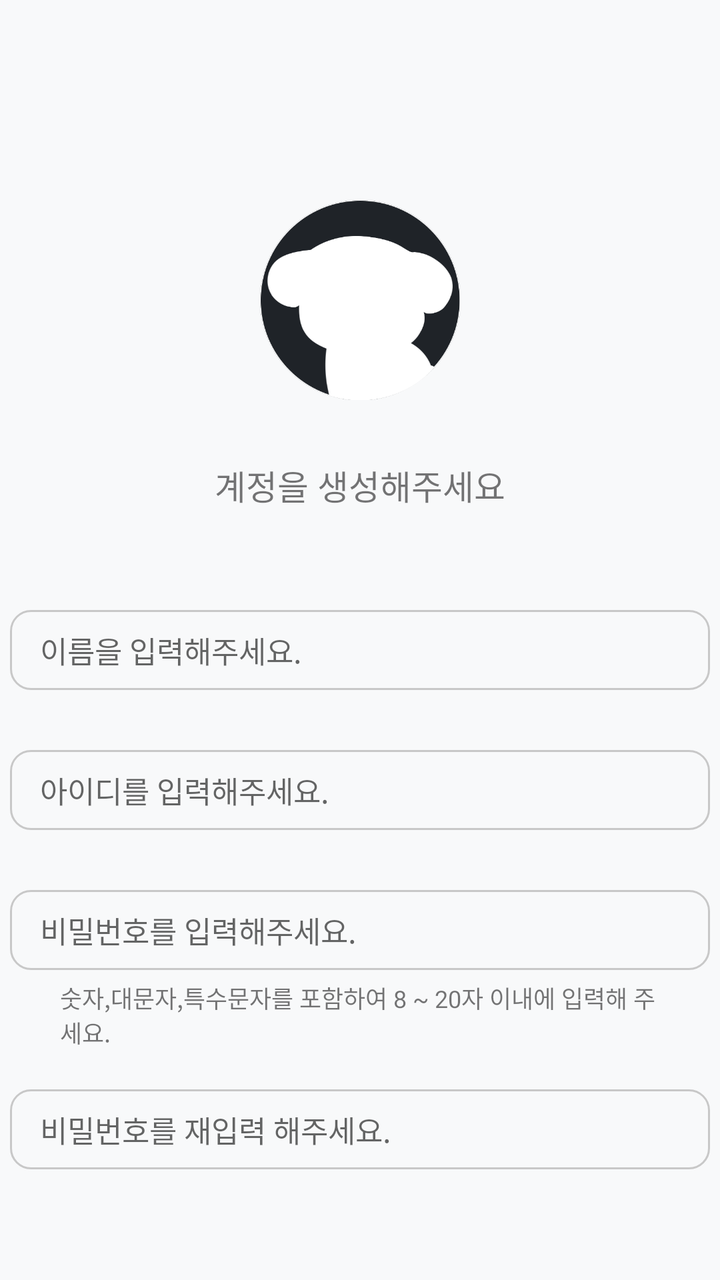
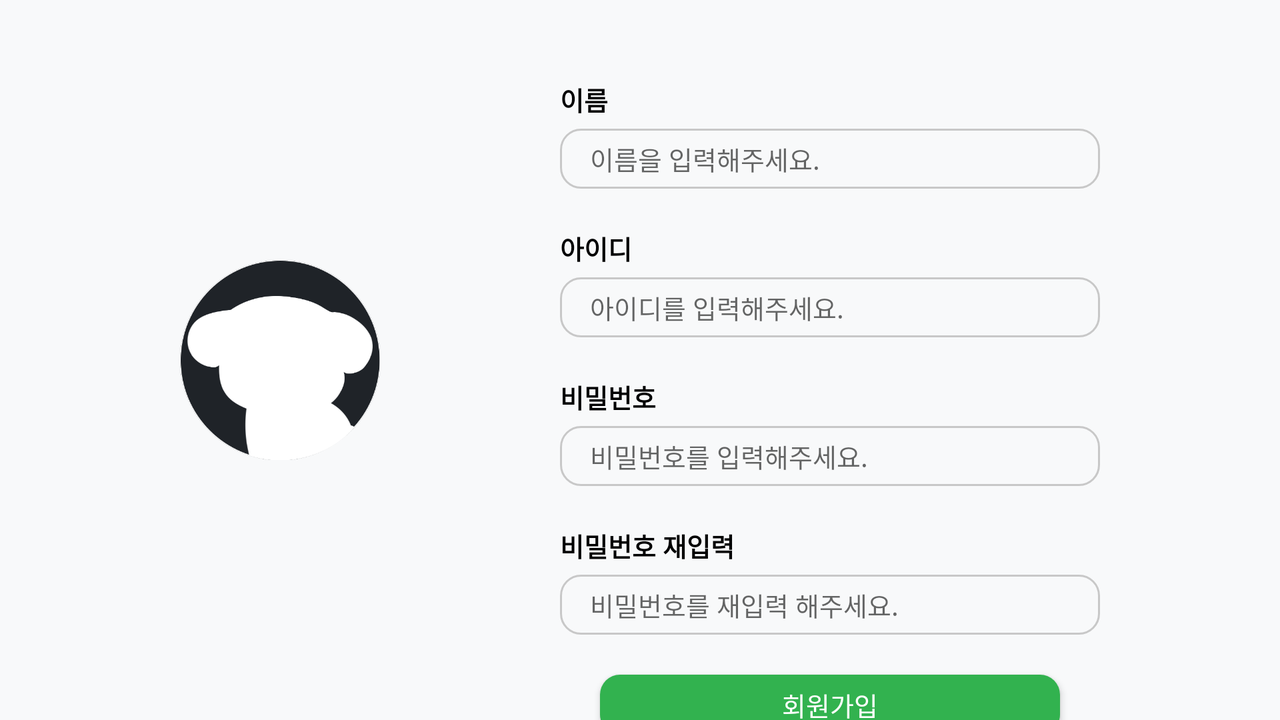

First picture: res/layout/ on a phone held upright. Second picture: the repository's own variant of that layout, on a device whose configuration matches the variant's folder. Source for both follows.
<!-- AndroidManifest.xml: application theme Theme.NBC_Givehub -->
<!-- res/layout/activity_signup.xml -->
<?xml version="1.0" encoding="utf-8"?>
<androidx.constraintlayout.widget.ConstraintLayout xmlns:android="http://schemas.android.com/apk/res/android"
    xmlns:app="http://schemas.android.com/apk/res-auto"
    xmlns:tools="http://schemas.android.com/tools"
    android:layout_width="match_parent"
    android:layout_height="match_parent"
    android:background="#F8F9FA">

    <ImageView
        android:id="@+id/imageView"
        android:layout_width="100dp"
        android:layout_height="100dp"
        android:layout_marginTop="100dp"
        app:layout_constraintEnd_toEndOf="parent"
        app:layout_constraintStart_toStartOf="parent"
        app:layout_constraintTop_toTopOf="parent"
        app:srcCompat="@drawable/give_hub" />

    <TextView
        android:id="@+id/tv_welcome"
        android:layout_width="wrap_content"
        android:layout_height="wrap_content"
        android:text="@string/signUpTitle"
        android:layout_marginTop="30sp"
        android:fontFamily="@font/nanumsquareb"
        android:textSize="17sp"
        app:layout_constraintEnd_toEndOf="@+id/imageView"
        app:layout_constraintStart_toStartOf="@+id/imageView"
        app:layout_constraintTop_toBottomOf="@+id/imageView" />

    <EditText
        android:id="@+id/singUpName"
        android:layout_width="350dp"
        android:layout_height="40dp"
        android:layout_marginStart="30dp"
        android:layout_marginTop="50dp"
        android:layout_marginEnd="30dp"
        android:background="@drawable/text_edit"
        android:ems="10"
        android:hint="@string/nameHint"
        android:inputType="text"
        android:paddingHorizontal="15dp"
        android:textColor="@color/black"
        android:textSize="15sp"
        app:layout_constraintEnd_toEndOf="parent"
        app:layout_constraintStart_toStartOf="parent"
        app:layout_constraintTop_toBottomOf="@+id/tv_welcome"
        tools:ignore="TextSizeCheck" />

    <EditText
        android:id="@+id/singUpId"
        android:layout_width="350dp"
        android:layout_height="40dp"
        android:layout_marginStart="30dp"
        android:layout_marginTop="30dp"
        android:layout_marginEnd="30dp"
        android:background="@drawable/text_edit"
        android:ems="10"
        android:hint="@string/idHint"
        android:inputType="textEmailAddress"
        android:paddingHorizontal="15dp"
        android:textColor="@color/black"
        android:textSize="15sp"
        app:layout_constraintEnd_toEndOf="parent"
        app:layout_constraintStart_toStartOf="parent"
        app:layout_constraintTop_toBottomOf="@+id/singUpName" />

    <EditText
        android:id="@+id/singUpPw"
        android:layout_width="350dp"
        android:layout_height="40dp"
        android:layout_marginStart="30dp"
        android:layout_marginTop="30dp"
        android:layout_marginEnd="30dp"
        android:background="@drawable/text_edit"
        android:ems="10"
        android:hint="@string/pwHint"
        android:inputType="textPassword"
        android:paddingHorizontal="15dp"
        android:textColor="@color/black"
        android:textSize="15dp"
        app:layout_constraintEnd_toEndOf="parent"
        app:layout_constraintStart_toStartOf="parent"
        app:layout_constraintTop_toBottomOf="@+id/singUpId" />

    <android.widget.Button
        android:id="@+id/signUpBt"
        android:layout_width="300dp"
        android:layout_height="40dp"
        android:layout_marginTop="70dp"
        android:background="@drawable/buttoncustom2"
        android:fontFamily="@font/nanumsquareb"
        android:text="@string/signUpBt"
        android:textColor="@color/white"
        android:textSize="15sp"
        app:layout_constraintEnd_toEndOf="parent"
        app:layout_constraintHorizontal_bias="0.5"
        app:layout_constraintStart_toStartOf="parent"
        app:layout_constraintTop_toBottomOf="@+id/singUpPwDobleCheck" />

    <TextView
        android:id="@+id/singUpBack"
        android:layout_width="wrap_content"
        android:layout_height="wrap_content"
        android:backgroundTint="#F8F9FA"
        android:text="@string/singUpBack"
        android:textColor="@color/text_button"
        android:layout_marginLeft="5dp"
        android:textSize="11sp"
        app:layout_constraintStart_toEndOf="@+id/tv_already"
        app:layout_constraintTop_toTopOf="@+id/tv_already"
        />

    <ImageView
        android:id="@+id/singUpNameCheck"
        android:layout_width="15dp"
        android:layout_height="15dp"
        android:layout_marginEnd="10dp"
        android:background="@color/main_background"
        app:layout_constraintBottom_toBottomOf="@+id/singUpName"
        app:layout_constraintEnd_toEndOf="@+id/singUpName"
        app:layout_constraintTop_toTopOf="@+id/singUpName" />

    <TextView
        android:id="@+id/textView8"
        android:layout_width="wrap_content"
        android:layout_height="wrap_content"
        android:layout_marginTop="5dp"
        android:fontFamily="@font/nanumsquareb"
        android:paddingLeft="30sp"
        android:paddingRight="30sp"
        android:text="@string/pwPattern"
        android:textSize="12sp"
        app:layout_constraintEnd_toEndOf="parent"
        app:layout_constraintStart_toStartOf="parent"
        app:layout_constraintTop_toBottomOf="@+id/singUpPw" />

    <ImageView
        android:id="@+id/singUpIdCheck"
        android:layout_width="15dp"
        android:layout_height="15dp"
        android:layout_marginEnd="10dp"
        android:background="@color/main_background"
        app:layout_constraintBottom_toBottomOf="@+id/singUpId"
        app:layout_constraintEnd_toEndOf="@+id/singUpId"
        app:layout_constraintTop_toTopOf="@+id/singUpId" />

    <ImageView
        android:id="@+id/singUpPwCheck"
        android:layout_width="15dp"
        android:layout_height="15dp"
        android:layout_marginEnd="10dp"
        android:background="@color/main_background"
        app:layout_constraintBottom_toBottomOf="@+id/singUpPw"
        app:layout_constraintEnd_toEndOf="@+id/singUpPw"
        app:layout_constraintTop_toTopOf="@+id/singUpPw" />

    
    
    
    
    
    
    
    
    

    <TextView
        android:id="@+id/tv_already"
        android:layout_width="wrap_content"
        android:layout_height="wrap_content"
        android:text="@string/already"
        android:textSize="11sp"
        android:layout_marginRight="15dp"
        app:layout_constraintBottom_toBottomOf="@+id/singUpBack"
        app:layout_constraintStart_toStartOf="parent"
        app:layout_constraintEnd_toEndOf="parent"
        app:layout_constraintTop_toBottomOf="@+id/signUpBt"
        android:layout_marginTop="10dp"
        />

    <EditText
        android:id="@+id/singUpPwDobleCheck"
        android:layout_width="350dp"
        android:layout_height="40dp"
        android:layout_marginStart="30dp"
        android:layout_marginTop="20dp"
        android:layout_marginEnd="30dp"
        android:ems="10"
        android:hint="@string/signUpPwCheck"
        android:background="@drawable/text_edit"
        android:inputType="textPassword"
        android:paddingHorizontal="15dp"
        android:textColor="@color/black"
        android:textSize="15dp"
        app:layout_constraintEnd_toEndOf="parent"
        app:layout_constraintStart_toStartOf="parent"
        app:layout_constraintTop_toBottomOf="@+id/textView8" />

    <ImageView
        android:id="@+id/singUpPwDobleCheck2"
        android:layout_width="15dp"
        android:layout_height="15dp"
        android:layout_marginEnd="10dp"
        app:layout_constraintBottom_toBottomOf="@+id/singUpPwDobleCheck"
        app:layout_constraintEnd_toEndOf="@+id/singUpPwDobleCheck"
        app:layout_constraintTop_toTopOf="@+id/singUpPwDobleCheck" />


</androidx.constraintlayout.widget.ConstraintLayout>
<!-- resources referenced by this layout -->
<resources>
  <color name="black">#FF000000</color>
  <color name="main_background">#F8F9Fa</color>
  <color name="text_button">#2196F3</color>
  <color name="white">#FFFFFFFF</color>
  <!-- drawable buttoncustom2 (drawable) -->
  <?xml version="1.0" encoding="utf-8"?>
  <shape xmlns:android="http://schemas.android.com/apk/res/android"
      android:shape="rectangle">
  
      <corners android:radius="10dp"/>
      <solid android:color="@color/main_gray"/>
  
  </shape>
  <!-- drawable give_hub: png bitmap (drawable, 25341 bytes) -->
  <!-- drawable text_edit (drawable) -->
  <?xml version="1.0" encoding="utf-8"?>
  <shape xmlns:android="http://schemas.android.com/apk/res/android" android:shape="rectangle">
      <corners android:radius="10dp"/>
      <solid android:color="@color/main_background"/>
      <stroke
          android:width="1dp"
          android:color="@color/main_stroke"/>
  </shape>
  <string name="already">이미 계정이 있으시다면</string>
  <string name="idHint">아이디를 입력해주세요.</string>
  <string name="nameHint">이름을 입력해주세요.</string>
  <string name="pwHint">비밀번호를 입력해주세요.</string>
  <string name="pwPattern">숫자,대문자,특수문자를 포함하여 8 ~ 20자 이내에 입력해 주세요.</string>
  <string name="signUpBt">회원가입</string>
  <string name="signUpPwCheck">비밀번호를 재입력 해주세요.</string>
  <string name="signUpTitle">계정을 생성해주세요</string>
  <string name="singUpBack">로그인</string>
      &gt;&gt;&gt;&gt;&gt;&gt;&gt; 43961b6e4829869cb6feae86e4f99d949a4e91ce
  <style name="Theme.NBC_Givehub" parent="Base.Theme.NBC_Givehub" />
  <color name="main_gray">#C1CBC5</color>
  <color name="main_stroke">#C8C8C8</color>
  <style name="Base.Theme.NBC_Givehub" parent="Theme.AppCompat.DayNight.NoActionBar">
          
          
          <item name="android:windowDisablePreview">true</item>
          <item name="android:windowIsTranslucent">true</item>
      </style>
</resources>
<!-- res/layout-land/activity_signup.xml (the repository's variant of the layout above) -->
<!-- drawn on the phone turned sideways -->
<?xml version="1.0" encoding="utf-8"?>
<androidx.constraintlayout.widget.ConstraintLayout xmlns:android="http://schemas.android.com/apk/res/android"
    android:layout_width="match_parent"
    android:layout_height="match_parent"
    xmlns:tools="http://schemas.android.com/tools"
    xmlns:app="http://schemas.android.com/apk/res-auto"
    android:background="@color/main_background">
    <ImageView
        android:id="@+id/imageView"
        android:layout_width="100dp"
        android:layout_height="100dp"
        app:layout_constraintLeft_toLeftOf="parent"
        app:layout_constraintRight_toLeftOf="@+id/singUpName"
        app:layout_constraintTop_toTopOf="parent"
        app:layout_constraintBottom_toBottomOf="parent"
        app:srcCompat="@drawable/give_hub" />

    <TextView
        android:id="@+id/textView"
        android:layout_width="wrap_content"
        android:layout_height="wrap_content"
        android:text="@string/name"
        android:textColor="@color/black"
        android:textSize="13sp"
        android:textStyle="bold"
        android:layout_marginTop="40dp"
        app:layout_constraintLeft_toRightOf="@+id/imageView"
        app:layout_constraintStart_toStartOf="@+id/singUpName"
        app:layout_constraintTop_toTopOf="parent"
        app:layout_constraintBottom_toTopOf="@+id/singUpName"/>
    <EditText
        android:id="@+id/singUpName"
        android:layout_width="270dp"
        android:layout_height="30dp"
        android:background="@drawable/text_edit"
        android:ems="10"
        android:hint="@string/nameHint"
        android:inputType="text"
        android:paddingHorizontal="15dp"
        android:textColor="@color/black"
        android:textSize="13sp"
        android:layout_marginTop="5dp"
        app:layout_constraintLeft_toRightOf="@+id/imageView"
        app:layout_constraintRight_toRightOf="parent"
        app:layout_constraintTop_toBottomOf="@+id/textView"
        tools:ignore="TextSizeCheck" />

    <TextView
        android:id="@+id/textView2"
        android:layout_width="wrap_content"
        android:layout_height="wrap_content"
        android:text="@string/id"
        android:textColor="@color/black"
        android:textSize="13sp"
        android:textStyle="bold"
        android:layout_marginTop="20dp"
        app:layout_constraintStart_toStartOf="@+id/textView"
        app:layout_constraintTop_toBottomOf="@+id/singUpName" />

    <EditText
        android:id="@+id/singUpId"
        android:layout_width="270dp"
        android:layout_height="30dp"
        android:background="@drawable/text_edit"
        android:ems="10"
        android:hint="@string/idHint"
        android:inputType="textEmailAddress"
        android:paddingHorizontal="15dp"
        android:textColor="@color/black"
        android:textSize="13sp"
        android:layout_marginTop="5dp"
        app:layout_constraintStart_toStartOf="@+id/textView"
        app:layout_constraintTop_toBottomOf="@+id/textView2" />

    <TextView
        android:id="@+id/textView3"
        android:layout_width="wrap_content"
        android:layout_height="wrap_content"
        android:text="@string/pw"
        android:textColor="@color/black"
        android:textSize="13sp"
        android:textStyle="bold"
        android:layout_marginTop="20dp"
        app:layout_constraintStart_toStartOf="@+id/textView"
        app:layout_constraintTop_toBottomOf="@+id/singUpId" />
    <EditText
        android:id="@+id/singUpPw"
        android:layout_width="270dp"
        android:layout_height="30dp"
        android:background="@drawable/text_edit"
        android:ems="10"
        android:hint="@string/pwHint"
        android:inputType="textPassword"
        android:paddingHorizontal="15dp"
        android:textColor="@color/black"
        android:textSize="13sp"
        android:layout_marginTop="5dp"
        app:layout_constraintStart_toStartOf="@+id/textView"
        app:layout_constraintTop_toBottomOf="@+id/textView3" />

    <android.widget.Button
        android:id="@+id/signUpBt"
        android:layout_width="230dp"
        android:layout_height="30dp"
        android:background="@drawable/buttoncustom"
        android:backgroundTint="@color/main_green"
        android:text="@string/signUpBt"
        android:textColor="@color/white"
        android:textSize="13sp"
        android:layout_marginTop="20dp"
        app:layout_constraintHorizontal_bias="0.5"
        app:layout_constraintEnd_toEndOf="@+id/singUpPw"
        app:layout_constraintTop_toBottomOf="@id/singUpPwDobleCheck"
        app:layout_constraintStart_toStartOf="@+id/singUpPw"/>

    <TextView
        android:id="@+id/singUpBack"
        android:layout_width="wrap_content"
        android:layout_height="wrap_content"
        android:backgroundTint="#F8F9FA"
        android:text="@string/back"
        android:textColor="@color/text_button"
        android:layout_marginLeft="5dp"
        android:textSize="11sp"
        app:layout_constraintStart_toEndOf="@+id/tv_already"
        app:layout_constraintTop_toTopOf="@+id/tv_already"
        />

    <TextView
        android:id="@+id/tv_already"
        android:layout_width="wrap_content"
        android:layout_height="wrap_content"
        android:layout_marginTop="10dp"
        android:layout_marginRight="15dp"
        android:text="@string/already"
        android:textSize="11sp"
        app:layout_constraintBottom_toBottomOf="@+id/singUpBack"

        app:layout_constraintEnd_toEndOf="@+id/signUpBt"
        app:layout_constraintStart_toStartOf="@+id/signUpBt"
        app:layout_constraintTop_toBottomOf="@+id/signUpBt" />

    <TextView
        android:id="@+id/textView5"
        android:layout_width="wrap_content"
        android:layout_height="wrap_content"
        android:layout_marginTop="20dp"
        android:text="@string/signUpPwCheckText"
        android:textColor="@color/black"
        android:textSize="13sp"
        android:textStyle="bold"
        app:layout_constraintStart_toStartOf="@+id/textView"
        app:layout_constraintTop_toBottomOf="@+id/singUpPw" />

    <EditText
        android:id="@+id/singUpPwDobleCheck"
        android:layout_width="270dp"
        android:layout_height="30dp"
        android:layout_marginTop="5dp"
        android:background="@drawable/text_edit"
        android:ems="10"
        android:hint="@string/signUpPwCheck"
        android:inputType="textPassword"
        android:paddingHorizontal="15dp"
        android:textColor="@color/black"
        android:textSize="13sp"
        app:layout_constraintStart_toStartOf="@+id/textView"
        app:layout_constraintTop_toBottomOf="@+id/textView5" />

    <ImageView
        android:id="@+id/singUpNameCheck"
        android:layout_width="15dp"
        android:layout_height="15dp"
        android:layout_marginEnd="10dp"
        app:layout_constraintBottom_toBottomOf="@+id/singUpName"
        app:layout_constraintEnd_toEndOf="@+id/singUpName"
        app:layout_constraintTop_toTopOf="@+id/singUpName" />

    <ImageView
        android:id="@+id/singUpIdCheck"
        android:layout_width="15dp"
        android:layout_height="15dp"
        android:layout_marginEnd="10dp"
        app:layout_constraintBottom_toBottomOf="@+id/singUpId"
        app:layout_constraintEnd_toEndOf="@+id/singUpId"
        app:layout_constraintTop_toTopOf="@+id/singUpId" />

    <ImageView
        android:id="@+id/singUpPwCheck"
        android:layout_width="15dp"
        android:layout_height="15dp"
        android:layout_marginEnd="10dp"
        app:layout_constraintBottom_toBottomOf="@+id/singUpPw"
        app:layout_constraintEnd_toEndOf="@+id/singUpPw"
        app:layout_constraintTop_toTopOf="@+id/singUpPw" />

    <ImageView
        android:id="@+id/singUpPwDobleCheck2"
        android:layout_width="15dp"
        android:layout_height="15dp"
        android:layout_marginEnd="10dp"
        app:layout_constraintBottom_toBottomOf="@+id/singUpPwDobleCheck"
        app:layout_constraintEnd_toEndOf="@+id/singUpPwDobleCheck"
        app:layout_constraintTop_toTopOf="@+id/singUpPwDobleCheck" />

</androidx.constraintlayout.widget.ConstraintLayout>
<!-- resources referenced by the variant -->
<!-- as the phone turned sideways resolves them -->
<resources>
  <color name="black">#FF000000</color>
  <color name="main_background">#F8F9Fa</color>
  <color name="main_green">#32B24F</color>
  <color name="text_button">#2196F3</color>
  <color name="white">#FFFFFFFF</color>
  <!-- drawable buttoncustom (drawable) -->
  <?xml version="1.0" encoding="utf-8"?>
  <shape xmlns:android="http://schemas.android.com/apk/res/android"
      android:shape="rectangle">
  
      <corners android:radius="10dp"/>
      <solid android:color="@color/main_green"/>
  </shape>
  <!-- drawable give_hub: png bitmap (drawable, 25341 bytes) -->
  <!-- drawable text_edit (drawable) -->
  <?xml version="1.0" encoding="utf-8"?>
  <shape xmlns:android="http://schemas.android.com/apk/res/android" android:shape="rectangle">
      <corners android:radius="10dp"/>
      <solid android:color="@color/main_background"/>
      <stroke
          android:width="1dp"
          android:color="@color/main_stroke"/>
  </shape>
  <string name="already">이미 계정이 있으시다면</string>
  <string name="back">뒤로가기</string>
  <string name="id">아이디</string>
  <string name="idHint">아이디를 입력해주세요.</string>
  <string name="name">이름</string>
  <string name="nameHint">이름을 입력해주세요.</string>
  <string name="pw">비밀번호</string>
  <string name="pwHint">비밀번호를 입력해주세요.</string>
  <string name="signUpBt">회원가입</string>
  <string name="signUpPwCheck">비밀번호를 재입력 해주세요.</string>
  <string name="signUpPwCheckText">비밀번호 재입력</string>
  <style name="Theme.NBC_Givehub" parent="Base.Theme.NBC_Givehub" />
  <color name="main_stroke">#C8C8C8</color>
  <style name="Base.Theme.NBC_Givehub" parent="Theme.AppCompat.DayNight.NoActionBar">
          
          
          <item name="android:windowDisablePreview">true</item>
          <item name="android:windowIsTranslucent">true</item>
      </style>
</resources>
